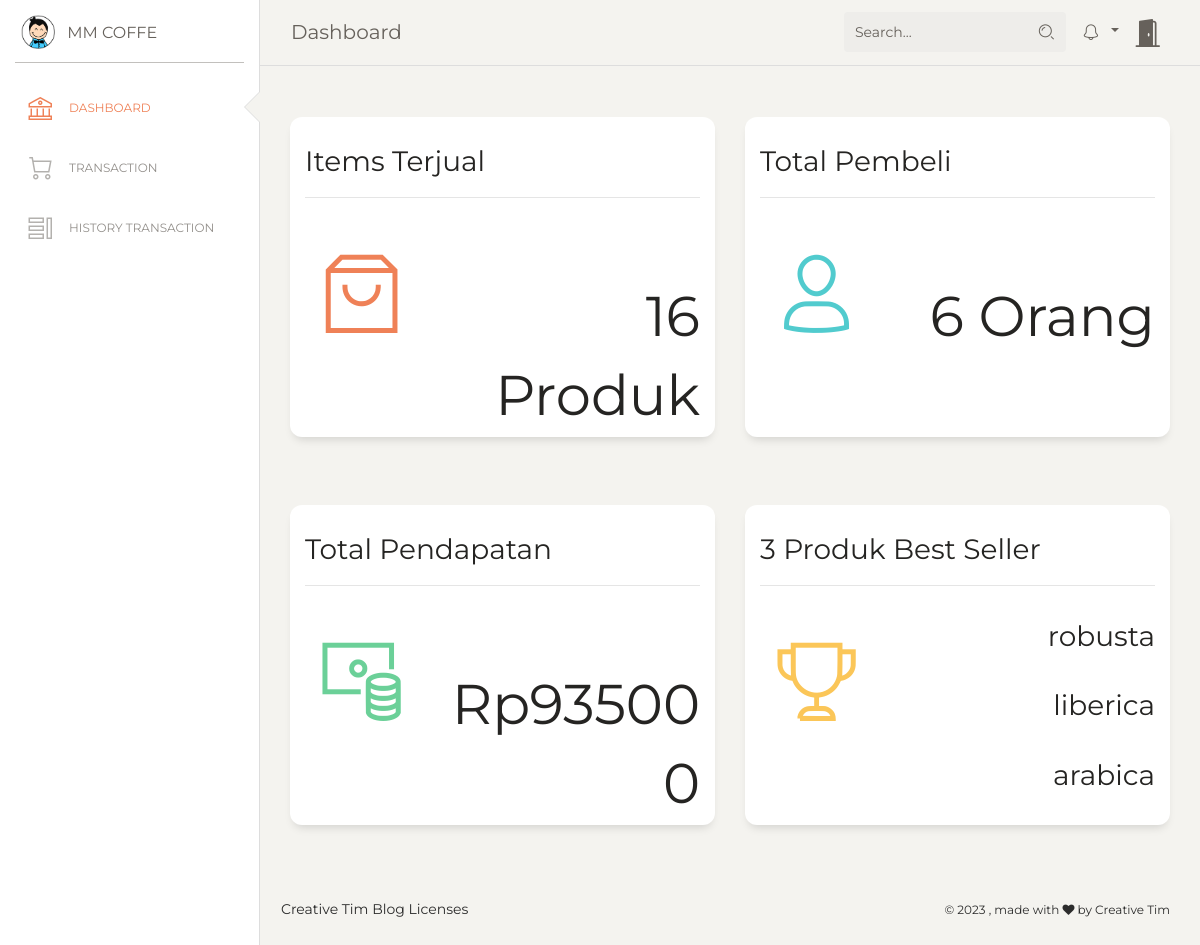
The app's page /kasir/index.php with its own data.
### tables this page shows
CREATE TABLE `produk` (
  `produk_id` int(11) NOT NULL,
  `nama_produk` varchar(30) NOT NULL,
  `harga_satuan` double NOT NULL,
  `stok` int(11) NOT NULL,
  `tgl_update` datetime NOT NULL DEFAULT current_timestamp() ON UPDATE current_timestamp(),
  `link_gambar` text NOT NULL
);

### kasir/index.php (the view, shortened to what this page needs)
<?php
  include  '../koneksi.php';
?>
<!DOCTYPE html>
<html lang="en">
  <head>
    <link rel="stylesheet" href="https://cdn.jsdelivr.net/npm/bootstrap-icons@1.10.2/font/bootstrap-icons.css">
    <link
      href="https://maxcdn.bootstrapcdn.com/font-awesome/latest/css/font-awesome.min.css"
      rel="stylesheet"
    />
    <link href="../assets/css/bootstrap.min.css" rel="stylesheet" />
    <link href="../assets/css/paper-dashboard.css?v=2.0.1" rel="stylesheet" />
    <link href="../assets/demo/demo.css" rel="stylesheet" />
  </head>
  <body class="">
    <div class="wrapper">
      <div class="sidebar" data-color="white" data-active-color="danger">
        <div class="logo">
          <a href="index.php" class="simple-text logo-mini">
            <div class="logo-image-small">
              <img src="../assets/img/logo-small.png" />
            </div>
          </a>
          <a
            href="index.php"
            class="simple-text logo-normal"
          >
            MM Coffe
          </a>
        </div>
        <div class="sidebar-wrapper">
          <ul class="nav">
            <li class="active">
              <a href="./index.php">
                <i class="nc-icon nc-bank"></i>
                <p>Dashboard</p>
              </a>
            </li>
            <li>
              <a href="./transaction.php">
                <i class="nc-icon nc-cart-simple"></i>
                <p>Transaction</p>
              </a>
            </li>
            <li>
              <a href="./history.php">
                <i class="nc-icon nc-tile-56"></i>
                <p>History Transaction</p>
              </a>
            </li>
          </ul>
        </div>
      </div>
      <div class="main-panel">
        <nav class="navbar navbar-expand-lg navbar-absolute fixed-top navbar-transparent">
          <div class="container-fluid">
            <div class="navbar-wrapper">
              <a class="navbar-brand" href="javascript:;">Dashboard</a>
            </div>
            <div
              class="collapse navbar-collapse justify-content-end"
              id="navigation"
            >
              <form>
                <div class="input-group no-border">
                  <input
                    type="text"
                    value=""
                    class="form-control"
                    placeholder="Search..."
                  />
                  <div class="input-group-append">
                    <div class="input-group-text">
                      <i class="nc-icon nc-zoom-split"></i>
                    </div>
                  </div>
                </div>
              </form>
              <ul class="navbar-nav">
                <li class="nav-item btn-rotate dropdown">
                  <a
                    class="nav-link dropdown-toggle"
                    href="http://example.com"
                    id="navbarDropdownMenuLink"
                    data-toggle="dropdown"
                    aria-haspopup="true"
                    aria-expanded="false"
                  >
                    <i class="nc-icon nc-bell-55"></i>
                  </a>
                </li>
                <li class="nav-item-door">
                    <a href="../login/logout.php">
                      <i class="bi bi-door-open-fill"></i>
                    </a>
                </li>
              </ul>
            </div>
          </div>
        </nav>
        <div class="content">
        <div class="row">
          <div class="col-md-6 mt-4 mb-5">
            <div class="card" style="height: 20rem;">
              <div class="card-header">
                <h3 class="card-title">Items Terjual</h3>
                <hr />
              </div>
              <div class="card-body numbers">
                <div class="row">
                  <div class="col-5 col-md-4">
                    <div class="icon-big text-center icon-warning mt-3" style="font-size: 5rem;">
                      <i class="nc-icon nc-bag-16 text-danger"></i>
                    </div>
                  </div>
                  <div class="col-7 col-md-8 text-right">
                    <?php
                    $view = $dbh->query("SELECT SUM(quantity) AS qty_terjual
                                        FROM order_detail;");
                    if ($view->rowCount() > 0) {
                      $data = $view->fetch();
                      $total_terjual = $data['qty_terjual'];
                    ?>
                      <h3 class="mt-5"><?php echo $total_terjual; ?> Produk</h3>
                    <?php
                    }
                    ?>
                  </div>
                </div>
              </div>
            </div>
          </div>
          <div class="col-md-6 mt-4 mb-5">
            <div class="card" style="height: 20rem";>
              <div class="card-header">
                <h3 class="card-title">Total Pembeli</h3>
                <hr />
              </div>
              <div class="card-body numbers">
                <div class="row">
                  <div class="col-5 col-md-4">
                    <div class="icon-big text-center icon-warning mt-3" style="font-size: 5rem;">
                      <i class="nc-icon nc-single-02 text-primary"></i>
                    </div>
                  </div>
                  <div class="col-7 col-md-8 text-right">
                  <?php
                    $view = $dbh->query("SELECT COUNT(DISTINCT customer) AS jumlah_pembeli
                                        FROM `order`;");
                    if ($view->rowCount() > 0) {
                      $data = $view->fetch();
                      $jumlah_pembeli = $data['jumlah_pembeli'];
                  ?>
                      <h3 class="mt-5"><?php echo $jumlah_pembeli;?> Orang</h3>
                  <?php
                    }
                  ?>
                  </div>
                </div>
              </div>
            </div>
          </div>
        </div>
        <div class="row">
          <div class="col-md-6">
            <div class="card" style="height: 20rem";>
              <div class="card-header">
                <h3 class="card-title">Total Pendapatan</h3>
                <hr />
              </div>
              <div class="card-body numbers">
                <div class="row">
                  <div class="col-5 col-md-4">
                    <div class="icon-big text-center icon-warning mt-3" style="font-size: 5rem;">
                      <i class="nc-icon nc-money-coins text-success"></i>
                    </div>
                  </div>
                  <div class="col-7 col-md-8 text-right">
                  <?php
                    $view = $dbh->query("SELECT SUM(harga_total) AS total_pendapatan
                                        FROM `order`;");
                    if ($view->rowCount() > 0) {
                      $data = $view->fetch();
                      $total_pendapatan = $data['total_pendapatan'];
                  ?>
                      <h3 class="mt-5">Rp<?php echo $total_pendapatan; ?></h3>
                  <?php
                    }
                  ?>
                  </div>
                </div>
              </div>
            </div>
          </div>
        <div class="col-md-6">
          <div class="card" style="height: 20rem";>
            <div class="card-header">
              <h3 class="card-title">3 Produk Best Seller</h3>
              <hr />
            </div>
            <div class="card-body">
                <div class="row">
                  <div class="col-5 col-md-4">
                    <div class="icon-big text-center icon-warning mt-3" style="font-size: 5rem;">
                      <i class="nc-icon nc-trophy text-warning"></i>
                    </div>
                  </div>
                    <div class="col-7 col-md-8 text-right">
                    <?php
                      $query = $dbh->query("SELECT produk_id, SUM(quantity) AS total_quantity
                                            FROM order_detail
                                            GROUP BY produk_id
                                            ORDER BY total_quantity DESC
                                            LIMIT 3;");
                      if ($query->rowCount() > 0) {
                        while ($data = $query->fetch()) {
                          $produk_id = $data['produk_id'];
                          $produk_query = $dbh->query("SELECT nama_produk FROM produk WHERE produk_id = $produk_id");
                          $produk_data = $produk_query->fetch();
                          $nama_produk = $produk_data['nama_produk'];
                          ?><h3><?php echo $nama_produk?></h3>
                        <?php
                        }
                      }
                      ?>
                    </div>
                </div>
              </div>
          </div>
        </div>
        </div>
      </div>
        <footer class="footer footer-black footer-white">
          <div class="container-fluid">
            <div class="row">
              <nav class="footer-nav">
                <ul>
                  <li>
                    Creative Tim
                  </li>
                  <li>
                    Blog
                  </li>
                  <li>
                    Licenses
                  </li>
                </ul>
              </nav>
              <div class="credits ml-auto">
                <span class="copyright">
                  ©
                  , made with <i class="fa fa-heart heart"></i> by Creative Tim
                </span>
              </div>
            </div>
          </div>
        </footer>
      </div>
    </div>
  </body>
</html>

### records on screen
produk: nama_produk "robusta"
produk: nama_produk "liberica"
produk: nama_produk "arabica"

### other values on screen
$total_terjual "16"
$jumlah_pembeli "6"
$total_pendapatan "935000"
